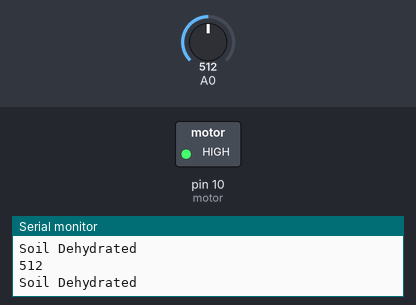
Recording of a sketch running on a simulated Arduino Uno, built with avr-gcc and run on an emulated ATmega328P. On the bench: switched loads named in the sketch (green lamp = pin HIGH), the last lines printed to the serial monitor. The test bench sets the inputs (shaded band); at power-on: A0 = 512.

Above: at 1.8 s.
1.9 s: A0 set to 498
3.4 s: A0 set to 481
At 5.2 s:
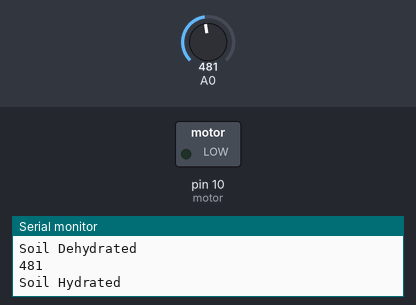
5.5 s: A0 set to 511
At 9.4 s:
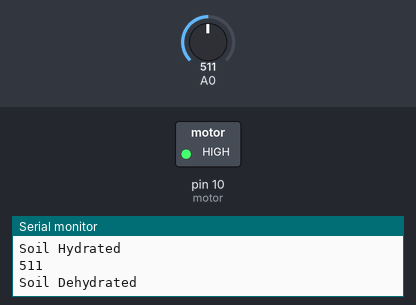
9.6 s: A0 set to 306
At 11.1 s:
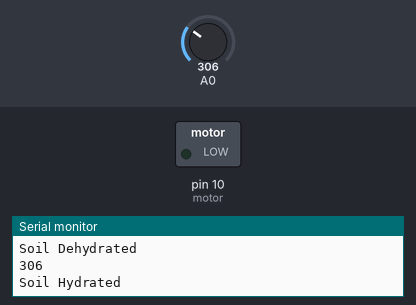
Timing chart, 0 to 12.5 s (numbered marks = the images above; inputs shaded):
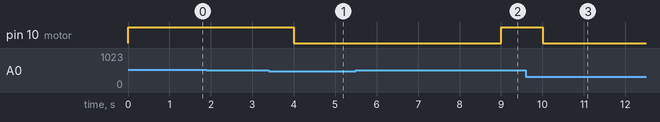

Measured:
- the behaviour switches between 491 and 490 on A0 (found by bisection; images 0 and 1)
- after the input at 3.4 s, pin 10 (motor): HIGH → LOW after 0.60 s
- after the input at 5.5 s, pin 10 (motor): LOW → HIGH after 3.5 s
- after the input at 9.6 s, pin 10 (motor): HIGH → LOW after 0.40 s

The sketch:

irrigation.ino
```cpp
const int motor = 10;            //LED connected to digital pin 10
const int OpenAirReading = 700;  //calibration data 1
const int WaterReading = 280;    //calibration data 2
int MoistureLevel = 0;
int SoilMoisturePercentage = 0;

void setup() {
  Serial.begin(9600);      // open serial port, set the baud rate to 9600 bps
  pinMode(motor, OUTPUT);  //sets the digital pin as output
}

void loop() {
  MoistureLevel = analogRead(A0);  //update based on the analog Pin selected
  Serial.println(MoistureLevel);
  SoilMoisturePercentage = map(MoistureLevel, OpenAirReading, WaterReading, 0, 100);

  if (SoilMoisturePercentage >= 50) {
    digitalWrite(motor, LOW);
    Serial.print("Soil Hydrated\n");
    delay(5000);
  } else if (SoilMoisturePercentage < 50) {
    digitalWrite(motor, HIGH);
    Serial.print("Soil Dehydrated\n");
    delay(1000);
  }
}
```
